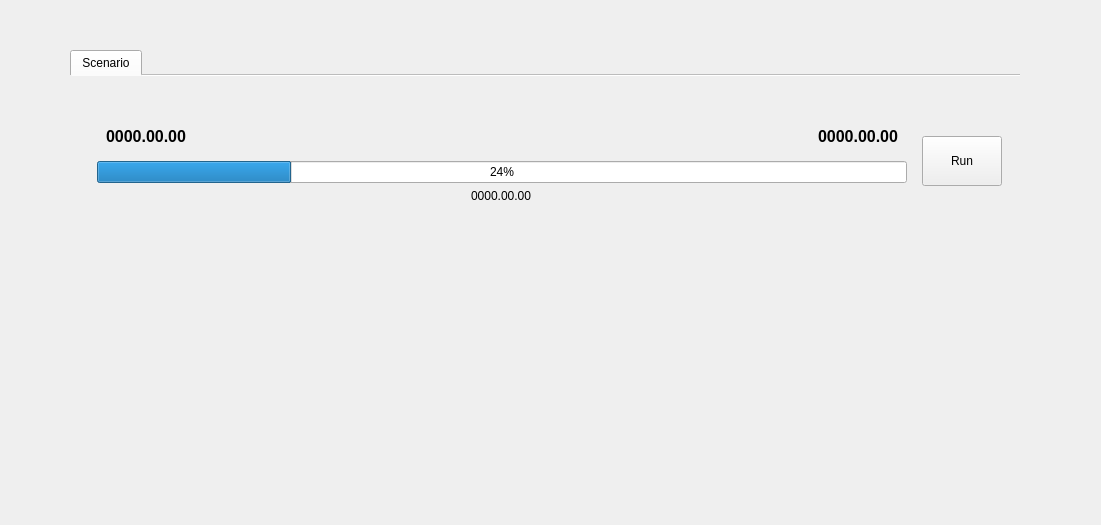
<?xml version="1.0" encoding="UTF-8"?>
<ui version="4.0">
 <class>Form</class>
 <widget class="QWidget" name="Form">
  <property name="geometry">
   <rect>
    <x>0</x>
    <y>0</y>
    <width>1101</width>
    <height>525</height>
   </rect>
  </property>
  <property name="windowTitle">
   <string>Form</string>
  </property>
  <widget class="QTabWidget" name="ScenarioTabParent">
   <property name="geometry">
    <rect>
     <x>70</x>
     <y>50</y>
     <width>950</width>
     <height>196</height>
    </rect>
   </property>
   <property name="sizePolicy">
    <sizepolicy hsizetype="Expanding" vsizetype="Expanding">
     <horstretch>0</horstretch>
     <verstretch>0</verstretch>
    </sizepolicy>
   </property>
   <property name="font">
    <font>
     <kerning>true</kerning>
    </font>
   </property>
   <property name="tabShape">
    <enum>QTabWidget::Rounded</enum>
   </property>
   <property name="currentIndex">
    <number>0</number>
   </property>
   <property name="elideMode">
    <enum>Qt::ElideNone</enum>
   </property>
   <property name="usesScrollButtons">
    <bool>true</bool>
   </property>
   <property name="documentMode">
    <bool>true</bool>
   </property>
   <property name="tabsClosable">
    <bool>false</bool>
   </property>
   <property name="movable">
    <bool>true</bool>
   </property>
   <property name="tabBarAutoHide">
    <bool>false</bool>
   </property>
   <widget class="QWidget" name="ScenarioTab">
    <attribute name="title">
     <string>Scenario</string>
    </attribute>
    <layout class="QVBoxLayout" name="verticalLayout_7">
     <item>
      <widget class="QWidget" name="horizontalWidget" native="true">
       <layout class="QHBoxLayout" name="horizontalLayout">
        <item>
         <widget class="QWidget" name="verticalWidget" native="true">
          <property name="sizePolicy">
           <sizepolicy hsizetype="Preferred" vsizetype="Maximum">
            <horstretch>0</horstretch>
            <verstretch>0</verstretch>
           </sizepolicy>
          </property>
          <layout class="QVBoxLayout" name="verticalLayout">
           <item>
            <widget class="QWidget" name="horizontalWidget" native="true">
             <property name="sizePolicy">
              <sizepolicy hsizetype="Preferred" vsizetype="Fixed">
               <horstretch>0</horstretch>
               <verstretch>0</verstretch>
              </sizepolicy>
             </property>
             <layout class="QHBoxLayout" name="horizontalLayout_2">
              <item alignment="Qt::AlignLeft|Qt::AlignBottom">
               <widget class="QLabel" name="StartDate">
                <property name="font">
                 <font>
                  <pointsize>12</pointsize>
                  <weight>75</weight>
                  <bold>true</bold>
                 </font>
                </property>
                <property name="text">
                 <string>0000.00.00</string>
                </property>
               </widget>
              </item>
              <item alignment="Qt::AlignRight|Qt::AlignBottom">
               <widget class="QLabel" name="EndDate">
                <property name="font">
                 <font>
                  <pointsize>12</pointsize>
                  <weight>75</weight>
                  <bold>true</bold>
                 </font>
                </property>
                <property name="text">
                 <string>0000.00.00</string>
                </property>
               </widget>
              </item>
             </layout>
            </widget>
           </item>
           <item>
            <widget class="QProgressBar" name="TimeProgress">
             <property name="sizePolicy">
              <sizepolicy hsizetype="Preferred" vsizetype="Fixed">
               <horstretch>0</horstretch>
               <verstretch>0</verstretch>
              </sizepolicy>
             </property>
             <property name="value">
              <number>24</number>
             </property>
            </widget>
           </item>
           <item alignment="Qt::AlignHCenter">
            <widget class="QLabel" name="CurDate">
             <property name="text">
              <string>0000.00.00</string>
             </property>
            </widget>
           </item>
          </layout>
         </widget>
        </item>
        <item>
         <widget class="QPushButton" name="RunBtn">
          <property name="sizePolicy">
           <sizepolicy hsizetype="Fixed" vsizetype="Fixed">
            <horstretch>0</horstretch>
            <verstretch>0</verstretch>
           </sizepolicy>
          </property>
          <property name="minimumSize">
           <size>
            <width>0</width>
            <height>50</height>
           </size>
          </property>
          <property name="text">
           <string>Run</string>
          </property>
         </widget>
        </item>
       </layout>
      </widget>
     </item>
    </layout>
   </widget>
  </widget>
 </widget>
 <resources/>
 <connections/>
</ui>
